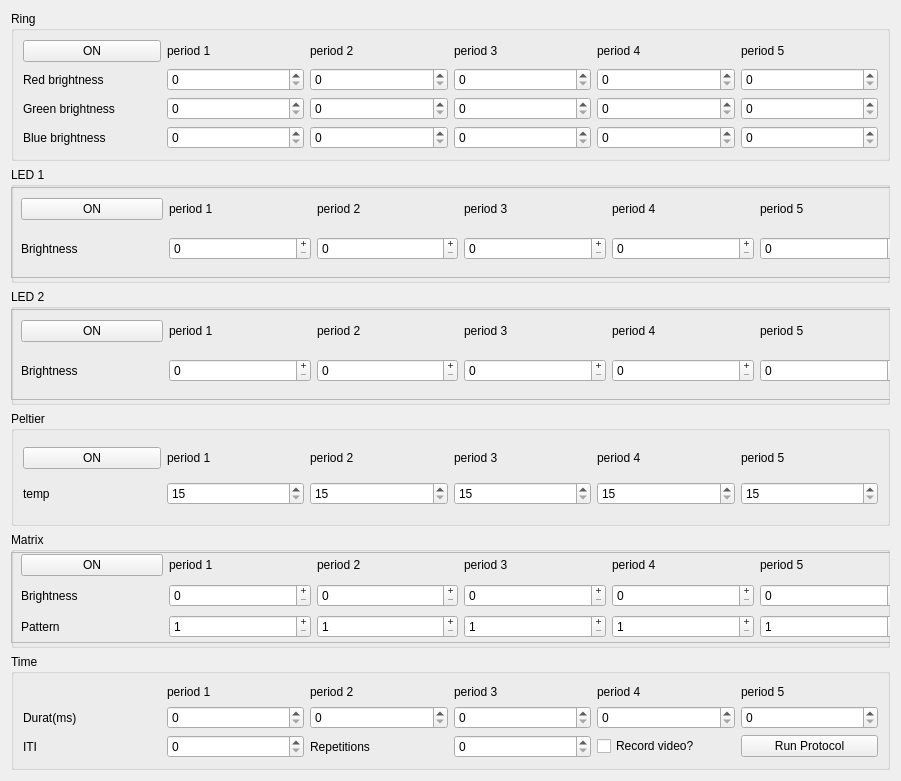
      <widget class="QWidget" name="verticalLayoutWidget_2">
       <property name="geometry">
        <rect>
         <x>10</x>
         <y>10</y>
         <width>901</width>
         <height>781</height>
        </rect>
       </property>
       <layout class="QVBoxLayout" name="verticalLayout_6">
        <item>
         <widget class="QGroupBox" name="Ringgroup">
          <property name="title">
           <string>Ring</string>
          </property>
          <layout class="QVBoxLayout" name="verticalLayout_5">
           <item>
            <layout class="QGridLayout" name="ringgrid">
             <item row="3" column="2">
              <widget class="QSpinBox" name="redinput2">
               <property name="maximum">
                <number>100</number>
               </property>
              </widget>
             </item>
             <item row="4" column="3">
              <widget class="QSpinBox" name="greeninput3">
               <property name="maximum">
                <number>100</number>
               </property>
              </widget>
             </item>
             <item row="0" column="2">
              <widget class="QLabel" name="period_2">
               <property name="text">
                <string>period 2</string>
               </property>
              </widget>
             </item>
             <item row="0" column="0">
              <widget class="QPushButton" name="protringbutton">
               <property name="text">
                <string>ON</string>
               </property>
               <property name="checkable">
                <bool>true</bool>
               </property>
              </widget>
             </item>
             <item row="4" column="1">
              <widget class="QSpinBox" name="greeninput1">
               <property name="maximum">
                <number>100</number>
               </property>
              </widget>
             </item>
             <item row="4" column="5">
              <widget class="QSpinBox" name="greeninput5">
               <property name="maximum">
                <number>100</number>
               </property>
              </widget>
             </item>
             <item row="5" column="2">
              <widget class="QSpinBox" name="blueinput2">
               <property name="maximum">
                <number>100</number>
               </property>
              </widget>
             </item>
             <item row="5" column="1">
              <widget class="QSpinBox" name="blueinput1">
               <property name="maximum">
                <number>100</number>
               </property>
              </widget>
             </item>
             <item row="3" column="3">
              <widget class="QSpinBox" name="redinput3">
               <property name="maximum">
                <number>100</number>
               </property>
              </widget>
             </item>
             <item row="5" column="0">
              <widget class="QLabel" name="blue">
               <property name="text">
                <string>Blue brightness</string>
               </property>
              </widget>
             </item>
             <item row="5" column="5">
              <widget class="QSpinBox" name="blueinput5">
               <property name="maximum">
                <number>100</number>
               </property>
              </widget>
             </item>
             <item row="3" column="4">
              <widget class="QSpinBox" name="redinput4">
               <property name="maximum">
                <number>100</number>
               </property>
              </widget>
             </item>
             <item row="0" column="1">
              <widget class="QLabel" name="period_1">
               <property name="text">
                <string>period 1</string>
               </property>
              </widget>
             </item>
             <item row="4" column="4">
              <widget class="QSpinBox" name="greeninput4">
               <property name="maximum">
                <number>100</number>
               </property>
              </widget>
             </item>
             <item row="0" column="3">
              <widget class="QLabel" name="period_3">
               <property name="text">
                <string>period 3</string>
               </property>
              </widget>
             </item>
             <item row="3" column="0">
              <widget class="QLabel" name="red">
               <property name="text">
                <string>Red brightness</string>
               </property>
              </widget>
             </item>
             <item row="0" column="5">
              <widget class="QLabel" name="period_5">
               <property name="text">
                <string>period 5</string>
               </property>
              </widget>
             </item>
             <item row="5" column="4">
              <widget class="QSpinBox" name="blueinput4">
               <property name="maximum">
                <number>100</number>
               </property>
              </widget>
             </item>
             <item row="0" column="4">
              <widget class="QLabel" name="period_4">
               <property name="text">
                <string>period 4</string>
               </property>
              </widget>
             </item>
             <item row="4" column="2">
              <widget class="QSpinBox" name="greeninput2">
               <property name="maximum">
                <number>100</number>
               </property>
              </widget>
             </item>
             <item row="4" column="0">
              <widget class="QLabel" name="green">
               <property name="text">
                <string>Green brightness</string>
               </property>
              </widget>
             </item>
             <item row="5" column="3">
              <widget class="QSpinBox" name="blueinput3">
               <property name="maximum">
                <number>100</number>
               </property>
              </widget>
             </item>
             <item row="3" column="5">
              <widget class="QSpinBox" name="redinput5">
               <property name="maximum">
                <number>100</number>
               </property>
              </widget>
             </item>
             <item row="3" column="1">
              <widget class="QSpinBox" name="redinput1">
               <property name="maximum">
                <number>100</number>
               </property>
              </widget>
             </item>
            </layout>
           </item>
          </layout>
         </widget>
        </item>
        <item>
         <widget class="QGroupBox" name="led1group">
          <property name="title">
           <string>LED 1</string>
          </property>
          <widget class="QFrame" name="frame_2">
           <property name="geometry">
            <rect>
             <x>0</x>
             <y>20</y>
             <width>991</width>
             <height>91</height>
            </rect>
           </property>
           <property name="frameShape">
            <enum>QFrame::StyledPanel</enum>
           </property>
           <property name="frameShadow">
            <enum>QFrame::Raised</enum>
           </property>
           <widget class="QWidget" name="gridLayoutWidget_3">
            <property name="geometry">
             <rect>
              <x>10</x>
              <y>0</y>
              <width>881</width>
              <height>85</height>
             </rect>
            </property>
            <layout class="QGridLayout" name="gridLayout_2">
             <item row="1" column="4">
              <widget class="QLabel" name="brightness_7">
               <property name="frameShape">
                <enum>QFrame::NoFrame</enum>
               </property>
               <property name="text">
                <string>period 3</string>
               </property>
              </widget>
             </item>
             <item row="1" column="3">
              <widget class="QLabel" name="brightness_8">
               <property name="frameShape">
                <enum>QFrame::NoFrame</enum>
               </property>
               <property name="text">
                <string>period 2</string>
               </property>
              </widget>
             </item>
             <item row="1" column="6">
              <widget class="QLabel" name="brightness_9">
               <property name="frameShape">
                <enum>QFrame::NoFrame</enum>
               </property>
               <property name="text">
                <string>period 5</string>
               </property>
              </widget>
             </item>
             <item row="5" column="2">
              <widget class="QSpinBox" name="led1box1">
               <property name="buttonSymbols">
                <enum>QAbstractSpinBox::PlusMinus</enum>
               </property>
               <property name="maximum">
                <number>100</number>
               </property>
              </widget>
             </item>
             <item row="5" column="3">
              <widget class="QSpinBox" name="led1box2">
               <property name="buttonSymbols">
                <enum>QAbstractSpinBox::PlusMinus</enum>
               </property>
               <property name="maximum">
                <number>100</number>
               </property>
              </widget>
             </item>
             <item row="5" column="5">
              <widget class="QSpinBox" name="led1box4">
               <property name="buttonSymbols">
                <enum>QAbstractSpinBox::PlusMinus</enum>
               </property>
               <property name="maximum">
                <number>100</number>
               </property>
              </widget>
             </item>
             <item row="5" column="6">
              <widget class="QSpinBox" name="led1box5">
               <property name="buttonSymbols">
                <enum>QAbstractSpinBox::PlusMinus</enum>
               </property>
               <property name="maximum">
                <number>100</number>
               </property>
              </widget>
             </item>
             <item row="5" column="4">
              <widget class="QSpinBox" name="led1box3">
               <property name="buttonSymbols">
                <enum>QAbstractSpinBox::PlusMinus</enum>
               </property>
               <property name="maximum">
                <number>100</number>
               </property>
              </widget>
             </item>
             <item row="1" column="5">
              <widget class="QLabel" name="brightness_6">
               <property name="frameShape">
                <enum>QFrame::NoFrame</enum>
               </property>
               <property name="text">
                <string>period 4</string>
               </property>
              </widget>
             </item>
             <item row="1" column="0">
              <widget class="QPushButton" name="protled1button">
               <property name="text">
                <string>ON</string>
               </property>
               <property name="checkable">
                <bool>true</bool>
               </property>
               <property name="checked">
                <bool>false</bool>
               </property>
               <property name="autoDefault">
                <bool>true</bool>
               </property>
               <property name="default">
                <bool>false</bool>
               </property>
              </widget>
             </item>
             <item row="1" column="2">
              <widget class="QLabel" name="Brightness1_2">
               <property name="frameShape">
                <enum>QFrame::NoFrame</enum>
               </property>
               <property name="text">
                <string>period 1</string>
               </property>
              </widget>
             </item>
             <item row="5" column="0">
              <widget class="QLabel" name="Brightness1_3">
               <property name="frameShape">
                <enum>QFrame::NoFrame</enum>
               </property>
               <property name="text">
                <string>Brightness</string>
               </property>
              </widget>
             </item>
            </layout>
           </widget>
          </widget>
         </widget>
        </item>
        <item>
         <widget class="QGroupBox" name="led2group">
          <property name="title">
           <string>LED 2</string>
          </property>
          <widget class="QFrame" name="led2frame">
           <property name="geometry">
            <rect>
             <x>0</x>
             <y>20</y>
             <width>991</width>
             <height>91</height>
            </rect>
           </property>
           <property name="frameShape">
            <enum>QFrame::StyledPanel</enum>
           </property>
           <property name="frameShadow">
            <enum>QFrame::Raised</enum>
           </property>
           <widget class="QWidget" name="gridLayoutWidget_4">
            <property name="geometry">
             <rect>
              <x>10</x>
              <y>0</y>
              <width>881</width>
              <height>85</height>
             </rect>
            </property>
            <layout class="QGridLayout" name="gridLayout_3">
             <item row="1" column="4">
              <widget class="QLabel" name="brightness_10">
               <property name="frameShape">
                <enum>QFrame::NoFrame</enum>
               </property>
               <property name="text">
                <string>period 3</string>
               </property>
              </widget>
             </item>
             <item row="1" column="3">
              <widget class="QLabel" name="brightness_11">
               <property name="frameShape">
                <enum>QFrame::NoFrame</enum>
               </property>
               <property name="text">
                <string>period 2</string>
               </property>
              </widget>
             </item>
             <item row="1" column="6">
              <widget class="QLabel" name="brightness_12">
               <property name="frameShape">
                <enum>QFrame::NoFrame</enum>
               </property>
               <property name="text">
                <string>period 5</string>
               </property>
              </widget>
             </item>
             <item row="5" column="2">
              <widget class="QSpinBox" name="led2box1">
               <property name="buttonSymbols">
                <enum>QAbstractSpinBox::PlusMinus</enum>
               </property>
               <property name="maximum">
                <number>100</number>
               </property>
              </widget>
             </item>
             <item row="5" column="3">
              <widget class="QSpinBox" name="led2box2">
               <property name="buttonSymbols">
                <enum>QAbstractSpinBox::PlusMinus</enum>
               </property>
               <property name="maximum">
                <number>100</number>
               </property>
              </widget>
             </item>
             <item row="5" column="5">
              <widget class="QSpinBox" name="led2box3">
               <property name="buttonSymbols">
                <enum>QAbstractSpinBox::PlusMinus</enum>
               </property>
               <property name="maximum">
                <number>100</number>
               </property>
              </widget>
             </item>
             <item row="5" column="6">
              <widget class="QSpinBox" name="led2box4">
               <property name="buttonSymbols">
                <enum>QAbstractSpinBox::PlusMinus</enum>
               </property>
               <property name="maximum">
                <number>100</number>
               </property>
              </widget>
             </item>
             <item row="5" column="4">
              <widget class="QSpinBox" name="led2box5">
               <property name="buttonSymbols">
                <enum>QAbstractSpinBox::PlusMinus</enum>
               </property>
               <property name="maximum">
                <number>100</number>
               </property>
              </widget>
             </item>
             <item row="1" column="5">
              <widget class="QLabel" name="led2per4label">
               <property name="frameShape">
                <enum>QFrame::NoFrame</enum>
               </property>
               <property name="text">
                <string>period 4</string>
               </property>
              </widget>
             </item>
             <item row="1" column="0">
              <widget class="QPushButton" name="protled2button">
               <property name="text">
                <string>ON</string>
               </property>
               <property name="checkable">
                <bool>true</bool>
               </property>
               <property name="checked">
                <bool>false</bool>
               </property>
               <property name="autoDefault">
                <bool>true</bool>
               </property>
               <property name="default">
                <bool>false</bool>
               </property>
              </widget>
             </item>
             <item row="1" column="2">
              <widget class="QLabel" name="Brightness1_4">
               <property name="frameShape">
                <enum>QFrame::NoFrame</enum>
               </property>
               <property name="text">
                <string>period 1</string>
               </property>
              </widget>
             </item>
             <item row="5" column="0">
              <widget class="QLabel" name="led2brightlabel">
               <property name="frameShape">
                <enum>QFrame::NoFrame</enum>
               </property>
               <property name="text">
                <string>Brightness</string>
               </property>
              </widget>
             </item>
            </layout>
           </widget>
          </widget>
         </widget>
        </item>
        <item>
         <widget class="QGroupBox" name="Peltiergroup">
          <property name="title">
           <string>Peltier</string>
          </property>
          <layout class="QHBoxLayout" name="horizontalLayout">
           <item>
            <layout class="QGridLayout" name="peltier_grid">
             <item row="3" column="1">
              <widget class="QSpinBox" name="peltinput1">
               <property name="minimum">
                <number>15</number>
               </property>
               <property name="maximum">
                <number>40</number>
               </property>
              </widget>
             </item>
             <item row="0" column="1">
              <widget class="QLabel" name="peltlabel1">
               <property name="text">
                <string>period 1</string>
               </property>
              </widget>
             </item>
             <item row="3" column="3">
              <widget class="QSpinBox" name="peltinput3">
               <property name="minimum">
                <number>15</number>
               </property>
               <property name="maximum">
                <number>40</number>
               </property>
              </widget>
             </item>
             <item row="3" column="0">
              <widget class="QLabel" name="templabel">
               <property name="text">
                <string>temp</string>
               </property>
              </widget>
             </item>
             <item row="3" column="4">
              <widget class="QSpinBox" name="peltinput4">
               <property name="minimum">
                <number>15</number>
               </property>
               <property name="maximum">
                <number>40</number>
               </property>
              </widget>
             </item>
             <item row="0" column="3">
              <widget class="QLabel" name="peltlabel3">
               <property name="text">
                <string>period 3</string>
               </property>
              </widget>
             </item>
             <item row="0" column="0">
              <widget class="QPushButton" name="protpeltierbutton">
               <property name="text">
                <string>ON</string>
               </property>
               <property name="checkable">
                <bool>true</bool>
               </property>
              </widget>
             </item>
             <item row="3" column="2">
              <widget class="QSpinBox" name="peltinput2">
               <property name="minimum">
                <number>15</number>
               </property>
               <property name="maximum">
                <number>40</number>
               </property>
              </widget>
             </item>
             <item row="0" column="2">
              <widget class="QLabel" name="peltlabel2">
               <property name="text">
                <string>period 2</string>
               </property>
              </widget>
             </item>
             <item row="0" column="4">
              <widget class="QLabel" name="peltlabel4">
               <property name="text">
                <string>period 4</string>
               </property>
              </widget>
             </item>
             <item row="0" column="5">
              <widget class="QLabel" name="peltlabel5">
               <property name="text">
                <string>period 5</string>
               </property>
              </widget>
             </item>
             <item row="3" column="5">
              <widget class="QSpinBox" name="peltinput5">
               <property name="minimum">
                <number>15</number>
               </property>
               <property name="maximum">
                <number>40</number>
               </property>
              </widget>
             </item>
            </layout>
           </item>
          </layout>
         </widget>
        </item>
        <item>
         <widget class="QGroupBox" name="matrixgroup">
          <property name="title">
           <string>Matrix</string>
          </property>
          <widget class="QFrame" name="matrixframe">
           <property name="geometry">
            <rect>
             <x>0</x>
             <y>20</y>
             <width>991</width>
             <height>91</height>
            </rect>
           </property>
           <property name="frameShape">
            <enum>QFrame::StyledPanel</enum>
           </property>
           <property name="frameShadow">
            <enum>QFrame::Raised</enum>
           </property>
           <widget class="QWidget" name="gridLayoutWidget_5">
            <property name="geometry">
             <rect>
              <x>10</x>
              <y>0</y>
              <width>881</width>
              <height>91</height>
             </rect>
            </property>
            <layout class="QGridLayout" name="gridLayout_4">
             <item row="1" column="3">
              <widget class="QLabel" name="brightness_15">
               <property name="frameShape">
                <enum>QFrame::NoFrame</enum>
               </property>
               <property name="text">
                <string>period 2</string>
               </property>
              </widget>
             </item>
             <item row="1" column="0">
              <widget class="QPushButton" name="protmatrixbutton">
               <property name="text">
                <string>ON</string>
               </property>
               <property name="checkable">
                <bool>true</bool>
               </property>
               <property name="checked">
                <bool>false</bool>
               </property>
               <property name="autoDefault">
                <bool>true</bool>
               </property>
               <property name="default">
                <bool>false</bool>
               </property>
              </widget>
             </item>
             <item row="1" column="2">
              <widget class="QLabel" name="Brightness1_6">
               <property name="frameShape">
                <enum>QFrame::NoFrame</enum>
               </property>
               <property name="text">
                <string>period 1</string>
               </property>
              </widget>
             </item>
             <item row="1" column="5">
              <widget class="QLabel" name="brightness_17">
               <property name="frameShape">
                <enum>QFrame::NoFrame</enum>
               </property>
               <property name="text">
                <string>period 4</string>
               </property>
              </widget>
             </item>
             <item row="1" column="6">
              <widget class="QLabel" name="brightness_16">
               <property name="frameShape">
                <enum>QFrame::NoFrame</enum>
               </property>
               <property name="text">
                <string>period 5</string>
               </property>
              </widget>
             </item>
             <item row="5" column="3">
              <widget class="QSpinBox" name="led2box2_2">
               <property name="buttonSymbols">
                <enum>QAbstractSpinBox::PlusMinus</enum>
               </property>
               <property name="maximum">
                <number>100</number>
               </property>
              </widget>
             </item>
             <item row="5" column="2">
              <widget class="QSpinBox" name="led2box1_2">
               <property name="buttonSymbols">
                <enum>QAbstractSpinBox::PlusMinus</enum>
               </property>
               <property name="maximum">
                <number>100</number>
               </property>
              </widget>
             </item>
             <item row="5" column="0">
              <widget class="QLabel" name="Brightness1_7">
               <property name="frameShape">
                <enum>QFrame::NoFrame</enum>
               </property>
               <property name="text">
                <string>Brightness</string>
               </property>
              </widget>
             </item>
             <item row="1" column="4">
              <widget class="QLabel" name="brightness_14">
               <property name="frameShape">
                <enum>QFrame::NoFrame</enum>
               </property>
               <property name="text">
                <string>period 3</string>
               </property>
              </widget>
             </item>
             <item row="5" column="5">
              <widget class="QSpinBox" name="led2box3_2">
               <property name="buttonSymbols">
                <enum>QAbstractSpinBox::PlusMinus</enum>
               </property>
               <property name="maximum">
                <number>100</number>
               </property>
              </widget>
             </item>
             <item row="5" column="6">
              <widget class="QSpinBox" name="led2box4_2">
               <property name="buttonSymbols">
                <enum>QAbstractSpinBox::PlusMinus</enum>
               </property>
               <property name="maximum">
                <number>100</number>
               </property>
              </widget>
             </item>
             <item row="5" column="4">
              <widget class="QSpinBox" name="led2box5_2">
               <property name="buttonSymbols">
                <enum>QAbstractSpinBox::PlusMinus</enum>
               </property>
               <property name="maximum">
                <number>100</number>
               </property>
              </widget>
             </item>
             <item row="6" column="0">
              <widget class="QLabel" name="Brightness1_8">
               <property name="frameShape">
                <enum>QFrame::NoFrame</enum>
               </property>
               <property name="text">
                <string>Pattern</string>
               </property>
              </widget>
             </item>
             <item row="6" column="2">
              <widget class="QSpinBox" name="matrixpattern1">
               <property name="buttonSymbols">
                <enum>QAbstractSpinBox::PlusMinus</enum>
               </property>
               <property name="minimum">
                <number>1</number>
               </property>
               <property name="maximum">
                <number>3</number>
               </property>
              </widget>
             </item>
             <item row="6" column="3">
              <widget class="QSpinBox" name="matrixpattern1_2">
               <property name="buttonSymbols">
                <enum>QAbstractSpinBox::PlusMinus</enum>
               </property>
               <property name="minimum">
                <number>1</number>
               </property>
               <property name="maximum">
                <number>3</number>
               </property>
              </widget>
             </item>
             <item row="6" column="4">
              <widget class="QSpinBox" name="matrixpattern1_3">
               <property name="buttonSymbols">
                <enum>QAbstractSpinBox::PlusMinus</enum>
               </property>
               <property name="minimum">
                <number>1</number>
               </property>
               <property name="maximum">
                <number>3</number>
               </property>
              </widget>
             </item>
             <item row="6" column="5">
              <widget class="QSpinBox" name="matrixpattern1_4">
               <property name="buttonSymbols">
                <enum>QAbstractSpinBox::PlusMinus</enum>
               </property>
               <property name="minimum">
                <number>1</number>
               </property>
               <property name="maximum">
                <number>3</number>
               </property>
              </widget>
             </item>
             <item row="6" column="6">
              <widget class="QSpinBox" name="matrixpattern1_5">
               <property name="buttonSymbols">
                <enum>QAbstractSpinBox::PlusMinus</enum>
               </property>
               <property name="minimum">
                <number>1</number>
               </property>
               <property name="maximum">
                <number>3</number>
               </property>
              </widget>
             </item>
            </layout>
           </widget>
          </widget>
         </widget>
        </item>
        <item>
         <widget class="QGroupBox" name="timegroup">
          <property name="title">
           <string>Time</string>
          </property>
          <layout class="QVBoxLayout" name="verticalLayout_3">
           <item>
            <layout class="QGridLayout" name="timegrid">
             <item row="4" column="5">
              <widget class="QPushButton" name="runbutton">
               <property name="text">
                <string>Run Protocol</string>
               </property>
               <property name="checkable">
                <bool>true</bool>
               </property>
              </widget>
             </item>
             <item row="4" column="1">
              <widget class="QSpinBox" name="itiinput">
               <property name="maximum">
                <number>100</number>
               </property>
              </widget>
             </item>
             <item row="4" column="2">
              <widget class="QLabel" name="replabel">
               <property name="text">
                <string>Repetitions</string>
               </property>
              </widget>
             </item>
             <item row="3" column="3">
              <widget class="QSpinBox" name="timeinput3">
               <property name="maximum">
                <number>100</number>
               </property>
              </widget>
             </item>
             <item row="0" column="1">
              <widget class="QLabel" name="period1">
               <property name="text">
                <string>period 1</string>
               </property>
              </widget>
             </item>
             <item row="4" column="3">
              <widget class="QSpinBox" name="repinput">
               <property name="maximum">
                <number>100</number>
               </property>
              </widget>
             </item>
             <item row="3" column="1">
              <widget class="QSpinBox" name="timeinput1">
               <property name="maximum">
                <number>100</number>
               </property>
              </widget>
             </item>
             <item row="3" column="0">
              <widget class="QLabel" name="durationlabel_2">
               <property name="text">
                <string>Durat(ms)   </string>
               </property>
              </widget>
             </item>
             <item row="3" column="4">
              <widget class="QSpinBox" name="timeinput4">
               <property name="maximum">
                <number>100</number>
               </property>
              </widget>
             </item>
             <item row="0" column="3">
              <widget class="QLabel" name="period3">
               <property name="text">
                <string>period 3</string>
               </property>
              </widget>
             </item>
             <item row="3" column="2">
              <widget class="QSpinBox" name="timeinput2">
               <property name="maximum">
                <number>100</number>
               </property>
              </widget>
             </item>
             <item row="0" column="2">
              <widget class="QLabel" name="period2">
               <property name="text">
                <string>period 2</string>
               </property>
              </widget>
             </item>
             <item row="0" column="4">
              <widget class="QLabel" name="period4">
               <property name="text">
                <string>period 4</string>
               </property>
              </widget>
             </item>
             <item row="0" column="5">
              <widget class="QLabel" name="period5">
               <property name="text">
                <string>period 5</string>
               </property>
              </widget>
             </item>
             <item row="3" column="5">
              <widget class="QSpinBox" name="timeinput5">
               <property name="maximum">
                <number>100</number>
               </property>
              </widget>
             </item>
             <item row="4" column="0">
              <widget class="QLabel" name="itilabel">
               <property name="text">
                <string>ITI</string>
               </property>
              </widget>
             </item>
             <item row="4" column="4">
              <widget class="QCheckBox" name="checkBox">
               <property name="text">
                <string>Record video?</string>
               </property>
              </widget>
             </item>
            </layout>
           </item>
          </layout>
         </widget>
        </item>
       </layout>
      </widget>
